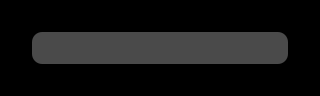

A level layout from a 2D game, rendered from its tile map. Below: a short description, then the map file with its tile-grid data intact:
An orthogonal 10x3 tile map with 32x32 px tiles, 4 tile layers (grid, walls, cellrounded, zonemap) and 4 objects (2x goal, player, falling).

<map version="1.0" orientation="orthogonal" width="10" height="3" tilewidth="32" tileheight="32">
 <properties>
  <property name="_mode" value="" />
  <property name="_title" value="test" />
  <property name="_zone" value="" />
 </properties>
 <tileset firstgid="1" name="cells" tilewidth="32" tileheight="32">
  <image source="../cells.png" trans="ff00ff" width="128" height="384" />
 </tileset>
 <layer name="grid" width="10" height="3">
  <data>
   <tile gid="16" />
   <tile gid="16" />
   <tile gid="16" />
   <tile gid="16" />
   <tile gid="16" />
   <tile gid="16" />
   <tile gid="16" />
   <tile gid="16" />
   <tile gid="16" />
   <tile gid="16" />
   <tile gid="16" />
   <tile gid="1" />
   <tile gid="1" />
   <tile gid="1" />
   <tile gid="1" />
   <tile gid="1" />
   <tile gid="1" />
   <tile gid="1" />
   <tile gid="1" />
   <tile gid="16" />
   <tile gid="16" />
   <tile gid="16" />
   <tile gid="16" />
   <tile gid="16" />
   <tile gid="16" />
   <tile gid="16" />
   <tile gid="16" />
   <tile gid="16" />
   <tile gid="16" />
   <tile gid="16" />
  </data>
 </layer>
 <layer name="walls" width="10" height="3">
  <data>
   <tile gid="0" />
   <tile gid="0" />
   <tile gid="0" />
   <tile gid="0" />
   <tile gid="0" />
   <tile gid="0" />
   <tile gid="0" />
   <tile gid="0" />
   <tile gid="0" />
   <tile gid="0" />
   <tile gid="0" />
   <tile gid="0" />
   <tile gid="0" />
   <tile gid="0" />
   <tile gid="0" />
   <tile gid="0" />
   <tile gid="0" />
   <tile gid="0" />
   <tile gid="0" />
   <tile gid="0" />
   <tile gid="0" />
   <tile gid="0" />
   <tile gid="0" />
   <tile gid="0" />
   <tile gid="0" />
   <tile gid="0" />
   <tile gid="0" />
   <tile gid="0" />
   <tile gid="0" />
   <tile gid="0" />
  </data>
 </layer>
 <layer name="cellrounded" width="10" height="3">
  <data>
   <tile gid="0" />
   <tile gid="0" />
   <tile gid="0" />
   <tile gid="0" />
   <tile gid="0" />
   <tile gid="0" />
   <tile gid="0" />
   <tile gid="0" />
   <tile gid="0" />
   <tile gid="0" />
   <tile gid="0" />
   <tile gid="27" />
   <tile gid="0" />
   <tile gid="0" />
   <tile gid="0" />
   <tile gid="0" />
   <tile gid="0" />
   <tile gid="0" />
   <tile gid="28" />
   <tile gid="0" />
   <tile gid="0" />
   <tile gid="0" />
   <tile gid="0" />
   <tile gid="0" />
   <tile gid="0" />
   <tile gid="0" />
   <tile gid="0" />
   <tile gid="0" />
   <tile gid="0" />
   <tile gid="0" />
  </data>
 </layer>
 <layer name="zonemap" width="10" height="3">
  <data>
   <tile gid="0" />
   <tile gid="0" />
   <tile gid="0" />
   <tile gid="0" />
   <tile gid="0" />
   <tile gid="0" />
   <tile gid="0" />
   <tile gid="0" />
   <tile gid="0" />
   <tile gid="0" />
   <tile gid="0" />
   <tile gid="0" />
   <tile gid="0" />
   <tile gid="0" />
   <tile gid="0" />
   <tile gid="0" />
   <tile gid="0" />
   <tile gid="0" />
   <tile gid="0" />
   <tile gid="0" />
   <tile gid="0" />
   <tile gid="0" />
   <tile gid="0" />
   <tile gid="0" />
   <tile gid="0" />
   <tile gid="0" />
   <tile gid="0" />
   <tile gid="0" />
   <tile gid="0" />
   <tile gid="0" />
  </data>
 </layer>
 <objectgroup name="players" width="10" height="3">
  <object type="player" x="111" y="48" />
 </objectgroup>
 <objectgroup name="enemies" width="10" height="3" />
 <objectgroup name="items" width="10" height="3">
  <object type="goal" x="46" y="45" />
  <object type="goal" x="269" y="47" />
 </objectgroup>
 <objectgroup name="powerups" width="10" height="3" />
 <objectgroup name="portals" width="10" height="3" />
 <objectgroup name="cells" width="10" height="3">
  <object type="falling" x="79" y="46" />
 </objectgroup>
</map>
